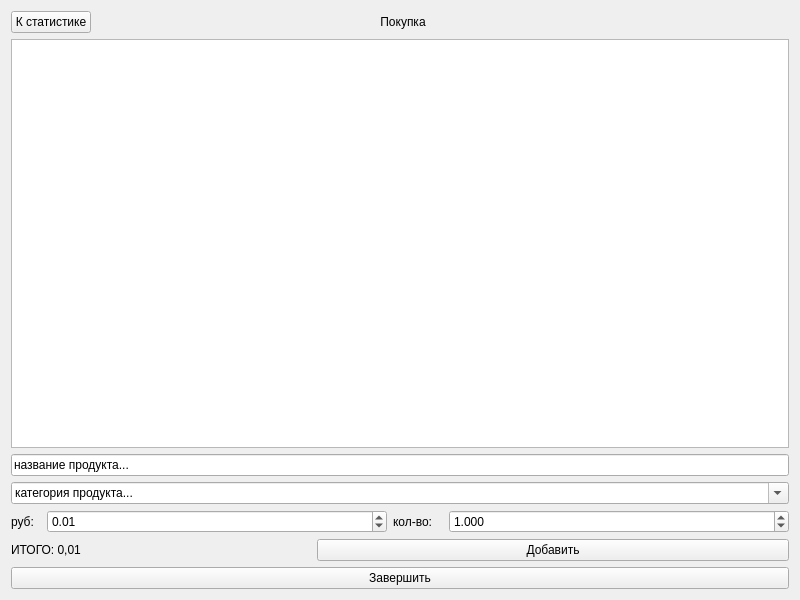
<?xml version="1.0" encoding="UTF-8"?>
<ui version="4.0">
 <class>ShoppingWindow</class>
 <widget class="QWidget" name="ShoppingWindow">
  <property name="geometry">
   <rect>
    <x>0</x>
    <y>0</y>
    <width>800</width>
    <height>600</height>
   </rect>
  </property>
  <property name="windowTitle">
   <string>Form</string>
  </property>
  <layout class="QVBoxLayout" name="verticalLayout_2">
   <item>
    <layout class="QHBoxLayout" name="horizontalLayout_2">
     <item>
      <layout class="QHBoxLayout" name="horizontalLayout">
       <item>
        <widget class="QPushButton" name="back">
         <property name="styleSheet">
          <string notr="true"/>
         </property>
         <property name="text">
          <string>К статистике</string>
         </property>
        </widget>
       </item>
       <item>
        <spacer name="horizontalSpacer">
         <property name="orientation">
          <enum>Qt::Horizontal</enum>
         </property>
         <property name="sizeHint" stdset="0">
          <size>
           <width>40</width>
           <height>20</height>
          </size>
         </property>
        </spacer>
       </item>
      </layout>
     </item>
     <item>
      <widget class="QLabel" name="windowName">
       <property name="styleSheet">
        <string notr="true"/>
       </property>
       <property name="text">
        <string>Покупка</string>
       </property>
       <property name="scaledContents">
        <bool>false</bool>
       </property>
       <property name="alignment">
        <set>Qt::AlignCenter</set>
       </property>
      </widget>
     </item>
     <item>
      <spacer name="horizontalSpacer_2">
       <property name="orientation">
        <enum>Qt::Horizontal</enum>
       </property>
       <property name="sizeHint" stdset="0">
        <size>
         <width>40</width>
         <height>20</height>
        </size>
       </property>
      </spacer>
     </item>
    </layout>
   </item>
   <item>
    <widget class="QTextEdit" name="purchase">
     <property name="readOnly">
      <bool>true</bool>
     </property>
    </widget>
   </item>
   <item>
    <layout class="QVBoxLayout" name="verticalLayout">
     <item>
      <widget class="QLineEdit" name="productName">
       <property name="text">
        <string>название продукта...</string>
       </property>
      </widget>
     </item>
     <item>
      <widget class="QComboBox" name="category">
       <property name="editable">
        <bool>true</bool>
       </property>
       <property name="currentText">
        <string>категория продукта...</string>
       </property>
      </widget>
     </item>
     <item>
      <layout class="QHBoxLayout" name="horizontalLayout_3">
       <item>
        <widget class="QLabel" name="money">
         <property name="maximumSize">
          <size>
           <width>30</width>
           <height>25</height>
          </size>
         </property>
         <property name="text">
          <string>руб:</string>
         </property>
        </widget>
       </item>
       <item>
        <widget class="QDoubleSpinBox" name="price">
         <property name="maximum">
          <double>999999999.990000009536743</double>
         </property>
         <property name="value">
          <double>0.010000000000000</double>
         </property>
        </widget>
       </item>
       <item>
        <widget class="QLabel" name="amount">
         <property name="maximumSize">
          <size>
           <width>50</width>
           <height>25</height>
          </size>
         </property>
         <property name="text">
          <string>кол-во:</string>
         </property>
        </widget>
       </item>
       <item>
        <widget class="QDoubleSpinBox" name="quantity">
         <property name="decimals">
          <number>3</number>
         </property>
         <property name="maximum">
          <double>999999999.998999953269958</double>
         </property>
         <property name="value">
          <double>1.000000000000000</double>
         </property>
        </widget>
       </item>
      </layout>
     </item>
     <item>
      <layout class="QHBoxLayout" name="horizontalLayout_4">
       <item>
        <widget class="QLabel" name="total">
         <property name="maximumSize">
          <size>
           <width>300</width>
           <height>16777215</height>
          </size>
         </property>
         <property name="text">
          <string>ИТОГО: 0,01</string>
         </property>
        </widget>
       </item>
       <item>
        <widget class="QPushButton" name="add">
         <property name="text">
          <string>Добавить</string>
         </property>
        </widget>
       </item>
      </layout>
     </item>
     <item>
      <widget class="QPushButton" name="finish">
       <property name="text">
        <string>Завершить</string>
       </property>
      </widget>
     </item>
    </layout>
   </item>
  </layout>
 </widget>
 <resources/>
 <connections/>
</ui>
